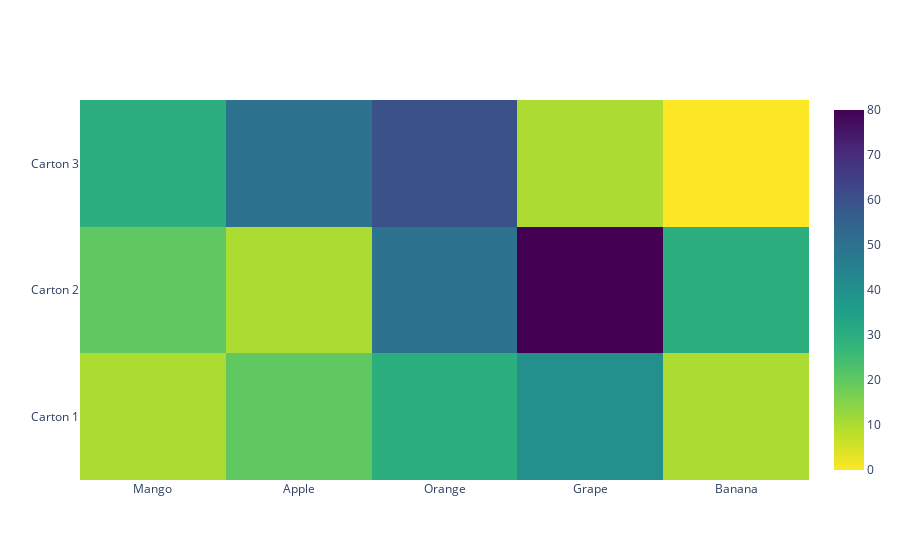

Notebook code cell kept with this figure:
### Code cell
# Real world example
x = ['Mango', 'Apple', 'Orange', 'Grape', 'Banana']
y = ['Carton 1', 'Carton 2', 'Carton 3']
z = [[10, 20, 30, 40, 10],  # Z reprent the number of each fruit in each carton
     [20, 10, 50, 80, 30],
     [30, 50, 60, 10, 0]
    ]

trace = go.Heatmap(x=x, y=y, z=z, colorscale = 'Viridis', reversescale = True)
data = [trace]
offline.iplot(data)

### Figure 1 — Plotly figure (JSON) as saved in the notebook; plotly's stock layout.template omitted (floating-point values rounded to 4 significant figures)
{"data": [{"colorscale": [[0, "#440154"], [0.1111, "#482878"], [0.2222, "#3e4989"], [0.3333, "#31688e"], [0.4444, "#26828e"], [0.5556, "#1f9e89"], [0.6667, "#35b779"], [0.7778, "#6ece58"], [0.8889, "#b5de2b"], [1, "#fde725"]], "reversescale": true, "type": "heatmap", "x": ["Mango", "Apple", "Orange", "Grape", "Banana"], "y": ["Carton 1", "Carton 2", "Carton 3"], "z": [[10, 20, 30, 40, 10], [20, 10, 50, 80, 30], [30, 50, 60, 10, 0]]}], "layout": {"autosize": true, "xaxis": {"autorange": true, "range": [-0.5, 4.5], "type": "category"}, "yaxis": {"autorange": true, "range": [-0.5, 2.5], "type": "category"}}}
